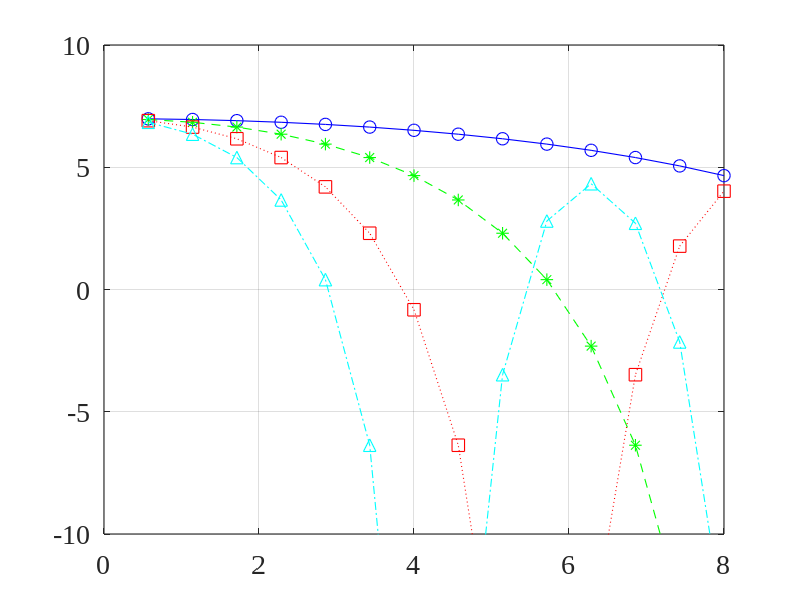
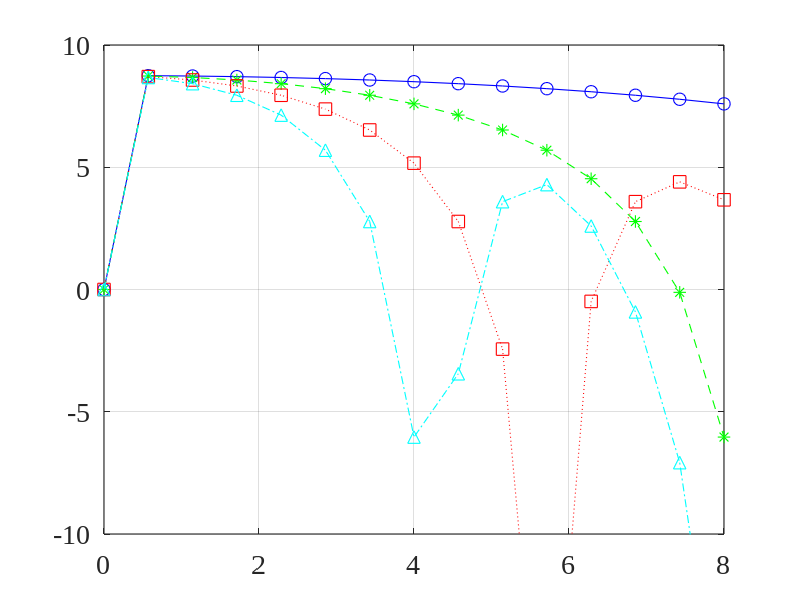

MATLAB code to generate these figures, in order:
close all; clc; clear all;
linewd = 0.8;
hcfontsize = 20;
MarkerSize=9;
c=340;

theta_d=0/180*pi;
M=3;     % number of microphones
[m_mat,n_mat]=meshgrid(1:M,1:M);

delta_values=[0.01 0.02 0.03 0.04];     % distance between microphones
f=linspace(0,8e3,15)';  % frequency

D1_dB_values=zeros(length(f),length(delta_values));
D2_dB_values=zeros(length(f),length(delta_values));

for idxD=1:length(delta_values)
    delta=delta_values(idxD);
    for idx_f=1:length(f)
        fk=f(idx_f);
        d=exp(-1i*2*pi*fk*delta/c*(0:M-1)'*cos(theta_d));
        Gamma0=sinc(2*fk*delta/c*(m_mat-n_mat));
        alpha21=-1; % dipole
        h=1/(1-exp(1i*2*pi*fk*delta/c*(1-alpha21)))*[1; -2*exp(-1i*2*pi*fk*delta/c*alpha21); exp(-1i*4*pi*fk*delta/c*alpha21)];
        D1_dB_values(idx_f,idxD)=10*log10(abs(h'*d)^2/(h'*Gamma0*h));
        alpha21=-1;
        alpha22=0;
        V=[exp(-1i*2*pi*fk*delta/c*(0:M-1)')'; exp(-1i*2*pi*fk*delta/c*(0:M-1)'*alpha21)'; exp(-1i*2*pi*fk*delta/c*(0:M-1)'*alpha22)'];
        h=V\[1; 0; 0];
        D2_dB_values(idx_f,idxD)=10*log10(abs(h'*d)^2/(h'*Gamma0*h));
    end
end

figure
plot(f/1e3,D1_dB_values(:,1),'-bo','linewidth',linewd, 'MarkerSize',MarkerSize);
hold on
plot(f/1e3,D1_dB_values(:,2),'--g*','linewidth',linewd, 'MarkerSize',MarkerSize);
plot(f/1e3,D1_dB_values(:,3),':rs','linewidth',linewd, 'MarkerSize',MarkerSize);
plot(f/1e3,D1_dB_values(:,4),'-.c^','linewidth',linewd, 'MarkerSize',MarkerSize);
hold off
set(gca, 'Color', [1, 1, 1]);
set(gca, 'FontName', 'Times New Roman');
set(gca, 'FontSize', hcfontsize);
set(gca, 'LineWidth', linewd);
set(gca,'YLim',[-10 10]);
box on; grid on;

figure
plot(f/1e3,D2_dB_values(:,1),'-bo','linewidth',linewd, 'MarkerSize',MarkerSize);
hold on
plot(f/1e3,D2_dB_values(:,2),'--g*','linewidth',linewd, 'MarkerSize',MarkerSize);
plot(f/1e3,D2_dB_values(:,3),':rs','linewidth',linewd, 'MarkerSize',MarkerSize);
plot(f/1e3,D2_dB_values(:,4),'-.c^','linewidth',linewd, 'MarkerSize',MarkerSize);
hold off
set(gca, 'Color', [1, 1, 1]);
set(gca, 'FontName', 'Times New Roman');
set(gca, 'FontSize', hcfontsize);
set(gca, 'LineWidth', linewd);
set(gca,'YLim',[-10 10]);
box on; grid on;
